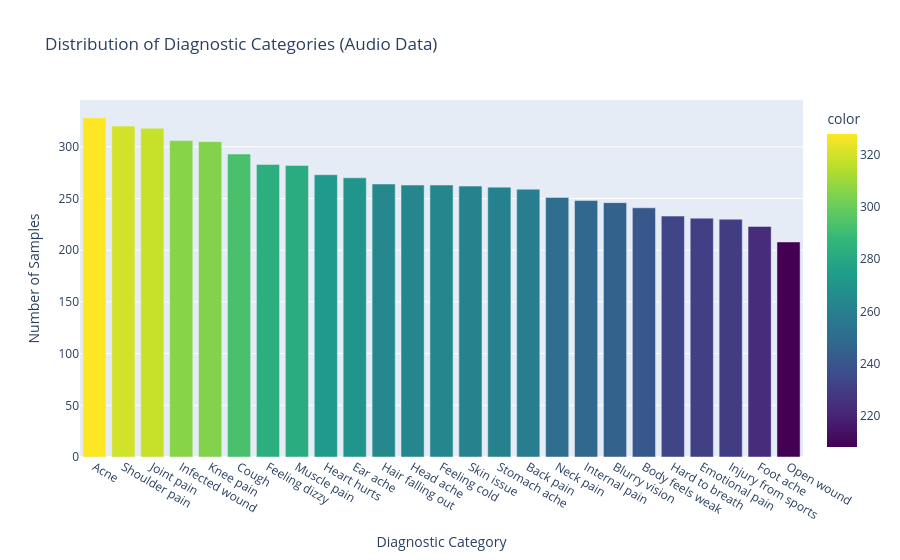
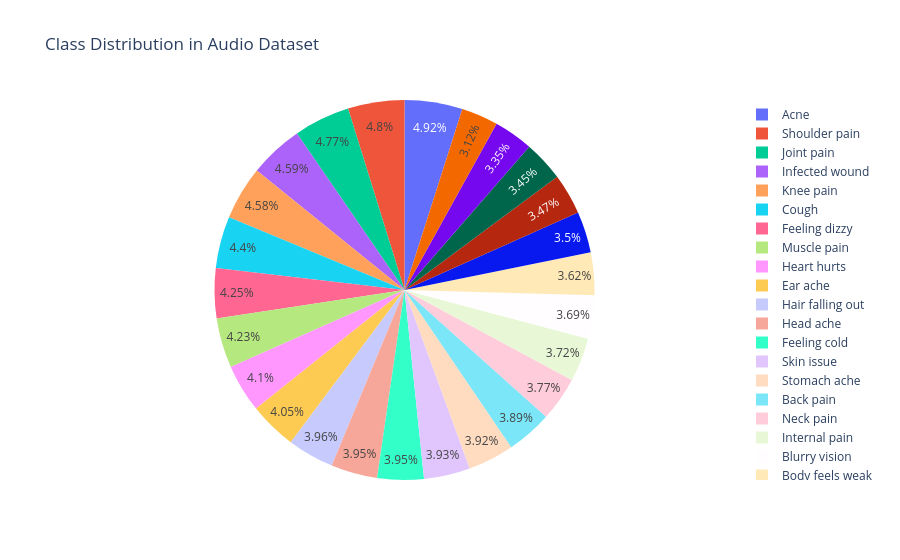

The cell these charts' notebook holds for them, in order:
### Markdown cell above
### 2.2 Data Visualization

**Purpose:** Visualize the class distribution and audio characteristics to gain a better understanding of our dataset.

### Code cell
# Filter dataset to only include existing audio files
def check_audio_file_exists(filename):
    """Check if audio file exists in any of the subdirectories"""
    for subdir in ['test', 'train', 'validate']:
        full_path = os.path.join(audio_base_path, subdir, filename)
        if os.path.exists(full_path):
            return True
    return False

df_clean = df[df['file_name'].apply(check_audio_file_exists)].copy()
print(f"Dataset after filtering for existing files: {df_clean.shape}")

# Visualize class distribution using 'prompt' column as the target
class_distribution_clean = df_clean['prompt'].value_counts()

fig = px.bar(x=class_distribution_clean.index, y=class_distribution_clean.values,
             title='Distribution of Diagnostic Categories (Audio Data)',
             labels={'x': 'Diagnostic Category', 'y': 'Number of Samples'},
             color=class_distribution_clean.values, color_continuous_scale='viridis')
fig.update_layout(xaxis={'categoryorder':'total descending'})
fig.show()

# Create a pie chart for class distribution
fig_pie = px.pie(values=class_distribution_clean.values, names=class_distribution_clean.index,
                 title='Class Distribution in Audio Dataset')
fig_pie.show()

### Figure 1 — Plotly figure (JSON) as saved in the notebook; plotly's stock layout.template omitted (floating-point values rounded to 4 significant figures)
{"data": [{"alignmentgroup": "True", "hovertemplate": "Diagnostic Category=%{x}<br>Number of Samples=%{y}<br>color=%{marker.color}<extra></extra>", "legendgroup": "", "marker": {"color": [328, 320, 318, 306, 305, 293, 283, 282, 273, 270, 264, 263, 263, 262, 261, 259, 251, 248, 246, 241, 233, 231, 230, 223, 208], "coloraxis": "coloraxis", "pattern": {"shape": ""}}, "name": "", "offsetgroup": "", "orientation": "v", "showlegend": false, "textposition": "auto", "type": "bar", "x": ["Acne", "Shoulder pain", "Joint pain", "Infected wound", "Knee pain", "Cough", "Feeling dizzy", "Muscle pain", "Heart hurts", "Ear ache", "Hair falling out", "Head ache", "Feeling cold", "Skin issue", "Stomach ache", "Back pain", "Neck pain", "Internal pain", "Blurry vision", "Body feels weak", "Hard to breath", "Emotional pain", "Injury from sports", "Foot ache", "Open wound"], "xaxis": "x", "y": [328, 320, 318, 306, 305, 293, 283, 282, 273, 270, 264, 263, 263, 262, 261, 259, 251, 248, 246, 241, 233, 231, 230, 223, 208], "yaxis": "y"}], "layout": {"barmode": "relative", "coloraxis": {"colorbar": {"title": {"text": "color"}}, "colorscale": [[0, "#440154"], [0.1111, "#482878"], [0.2222, "#3e4989"], [0.3333, "#31688e"], [0.4444, "#26828e"], [0.5556, "#1f9e89"], [0.6667, "#35b779"], [0.7778, "#6ece58"], [0.8889, "#b5de2b"], [1, "#fde725"]]}, "legend": {"tracegroupgap": 0}, "title": {"text": "Distribution of Diagnostic Categories (Audio Data)"}, "xaxis": {"anchor": "y", "categoryorder": "total descending", "domain": [0, 1], "title": {"text": "Diagnostic Category"}}, "yaxis": {"anchor": "x", "domain": [0, 1], "title": {"text": "Number of Samples"}}}}

### Figure 2 — Plotly figure (JSON) as saved in the notebook; plotly's stock layout.template omitted (floating-point values rounded to 4 significant figures)
{"data": [{"domain": {"x": [0, 1], "y": [0, 1]}, "hovertemplate": "label=%{label}<br>value=%{value}<extra></extra>", "labels": ["Acne", "Shoulder pain", "Joint pain", "Infected wound", "Knee pain", "Cough", "Feeling dizzy", "Muscle pain", "Heart hurts", "Ear ache", "Hair falling out", "Head ache", "Feeling cold", "Skin issue", "Stomach ache", "Back pain", "Neck pain", "Internal pain", "Blurry vision", "Body feels weak", "Hard to breath", "Emotional pain", "Injury from sports", "Foot ache", "Open wound"], "legendgroup": "", "name": "", "showlegend": true, "type": "pie", "values": [328, 320, 318, 306, 305, 293, 283, 282, 273, 270, 264, 263, 263, 262, 261, 259, 251, 248, 246, 241, 233, 231, 230, 223, 208]}], "layout": {"legend": {"tracegroupgap": 0}, "title": {"text": "Class Distribution in Audio Dataset"}}}
